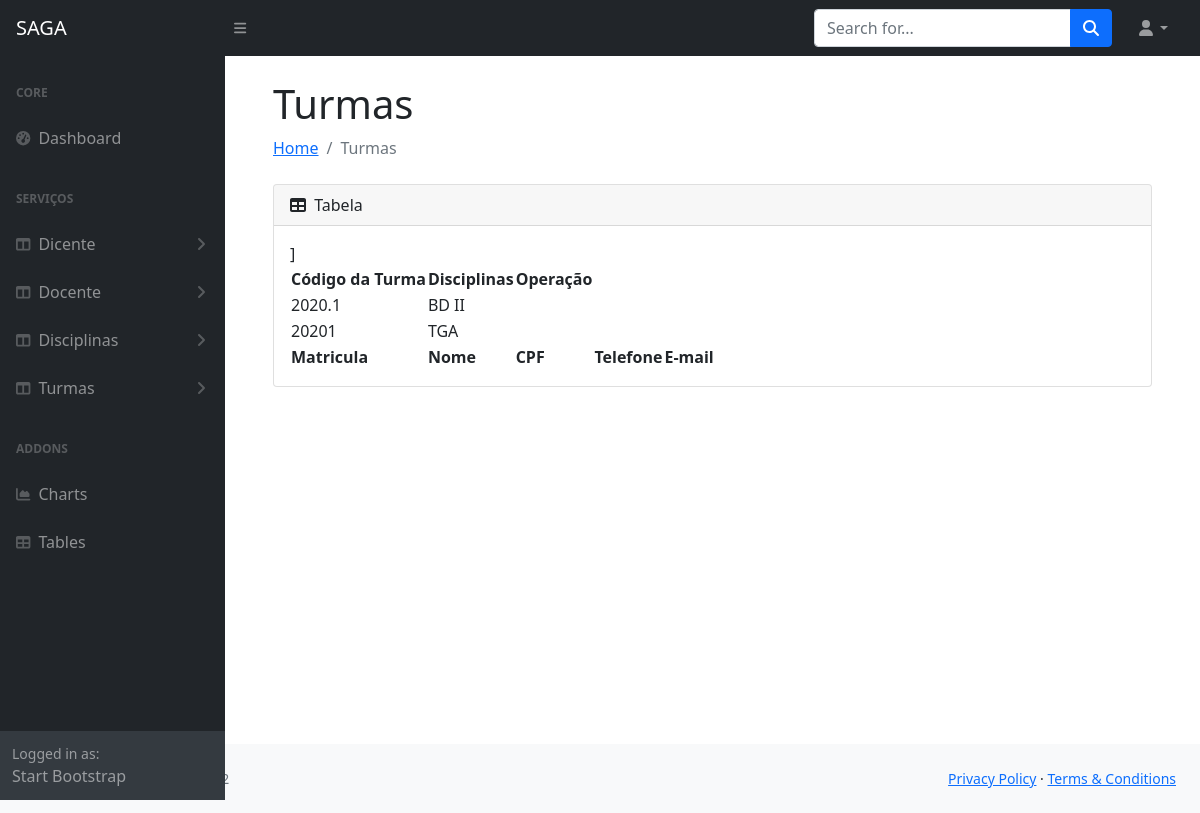
Page /turmas on the committed database.
### appacademico/models.py (models this page shows, shortened)
class Turma(models.Model):
    turma_id = models.CharField(primary_key=True, max_length=150)
    disciplina_id = models.ForeignKey(Disciplina, on_delete=models.PROTECT)

class Disciplina(models.Model):
    disciplina_id = models.CharField(primary_key=True, max_length=150)
    nome_disciplina = models.CharField(max_length=150, blank=True)
    professor = models.ForeignKey(Professor, on_delete=models.PROTECT)
    def __str__(self):
        return self.nome_disciplina

### appacademico/views.py (the view)
# urls.py: path('turmas', views.turmas, name='turmas'),
def turmas(request):
    turma = Turma.objects.all()
    return render(request, 'mostrar_todos.html', {'turma': turma})

### appacademico/templates/mostrar_todos.html (shortened to what this page needs)
{% extends 'index.html' %}
{% load static %}
{% load bootstrap4 %}
{% block h1 %}
    {% if docente %}
        Docentes
    {% elif dicente %}
        Dicentes
    {% elif  disciplina %}
        Disciplinas
    {% elif  turma %}
        Turmas
{% endif %}
{% endblock %}
{% block li %}
    {% if docente %}
        Docentes
    {% elif dicente %}
        Dicentes
    {% elif  disciplina %}
        Disciplinas
    {% elif  turma %}
        Turmas
    {% endif %}
{% endblock %}
{% block content %}
        <div class="card mb-4">
            <div class="card-header">
                <i class="fas fa-table me-1"></i>
                Tabela
            </div>
            <div class="card-body">
                <table id="datatablesSimple">
                    <thead>
                        {% if turma %}
                            <tr>
                                <th>Código da Turma</th>
                                <th>Disciplinas</th>]
                                <th>Operação</th>
                            </tr>
                        {% endif %}
                    </thead>
                    <tfoot>
                        <tr>
                            <th>Matricula</th>
                            <th>Nome</th>
                            <th>CPF</th>
                            <th>Telefone</th>
                            <th>E-mail</th>
                        </tr>
                    </tfoot>
                    <tbody>
                        {% if docente %}
                            {% for professor in docente %}
                            <tr>
                                <td>{{professor.matricula}}</td>
                                <td>{{professor.nome}}</td>
                                <td>{{professor.cpf}}</td>
                                <td>{{professor.telefone}}</td>
                                <td>{{professor.email}}</td>
                                <td>
                                    <span style="padding: 10px; color: rgb(0, 255, 0); font-size: 25px;" ><i class="fa-regular fa-pen-to-square"></i></span>
                                    <span style="padding: 10px; color: rgb(255, 0, 0); font-size: 25px;"><i class="fa-solid fa-trash"></i></span>
                                </td>
                            </tr>
                            {% endfor %}
                        {% elif turma %}
                            {% for turma in turma %}
                                <tr>
                                    <td>{{turma.turma_id}}</td>
                                    <td>{{turma.disciplina_id}}</td>
                                </tr>
                            {% endfor %}
                        {% endif %}
                    </tbody>
                </table>
            </div>
        </div>
    </div>
</main>
 {% endblock %}

### rows in the picture
Turma: turma_id "2020.1", disciplina_id "BD II"
Turma: turma_id "20201", disciplina_id "TGA"
